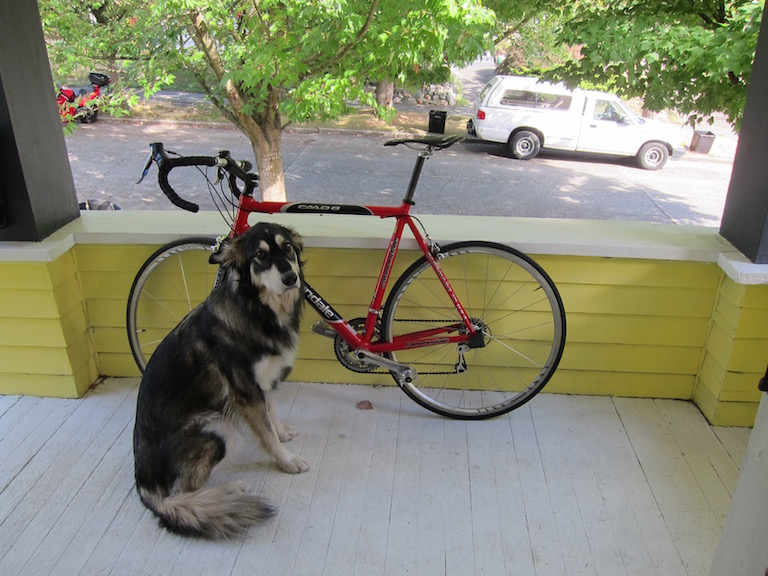
#> input picture CPV/code_in_class/images/dog.jpg, 768 x 576 px, found by its file name
$ jupyter execute FourierTransform.ipynb
#> lines starting #> are read from the running program, lines starting #| are printed output that depends on the picture
### biến đổi fourier
#### khái niệm :
-   Fourier Transform (FT) phân tách một tín hiệu bất kỳ thành các hàm sin & cos.

    Nó giúp ta chuyển ảnh từ miền không gian (spatial domain) sang miền tần số (frequency domain).

    📘 Ví dụ: Một bức ảnh phức tạp = tổng các sóng sin/cos với tần số khác nhau.
#### công thức :


[cell 1]
import cv2
import numpy as np
import matplotlib.pyplot as plt

img = plt.imread('D:/SUM25/CPV/code_in_class/images/dog.jpg')
#> img is the input picture: shape (576, 768, 3); mean R, G, B 134.4, 135.7, 114.1
if img is None:
    raise FileNotFoundError("Ảnh không tồn tại!")

if img.ndim == 3:
    img = img[:, :, 0] * 0.299 + img[:, :, 1] * 0.587 + img[:, :, 2] * 0.114
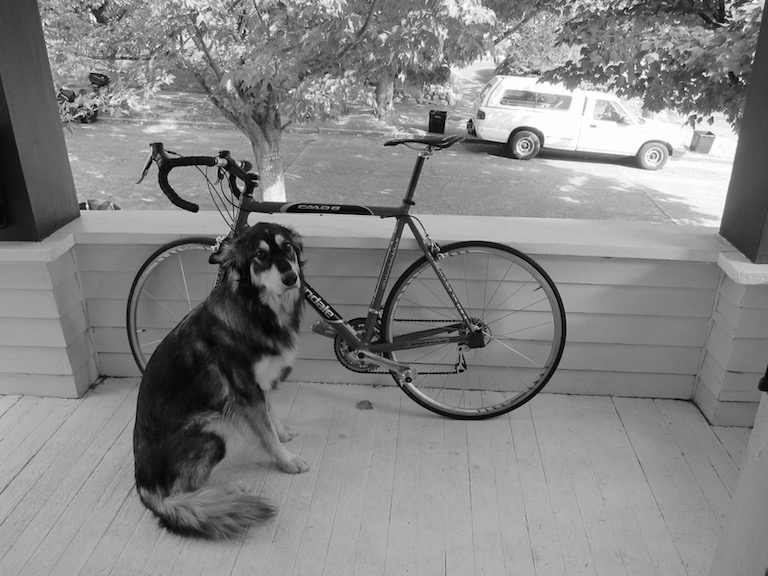
#> img: shape (576, 768) float64; min 0, max 255, mean 132.8

rows, cols = img.shape
#> rows = 576; cols = 768

# 1. Thực hiện biến đổi Fourier 2D
f = np.fft.fft2(img)
fshift = np.fft.fftshift(f)  # Dịch tâm về giữa

# 2. Tính phổ biên độ (magnitude spectrum)
magnitude_spectrum = 20 * np.log(np.abs(fshift) + 1)
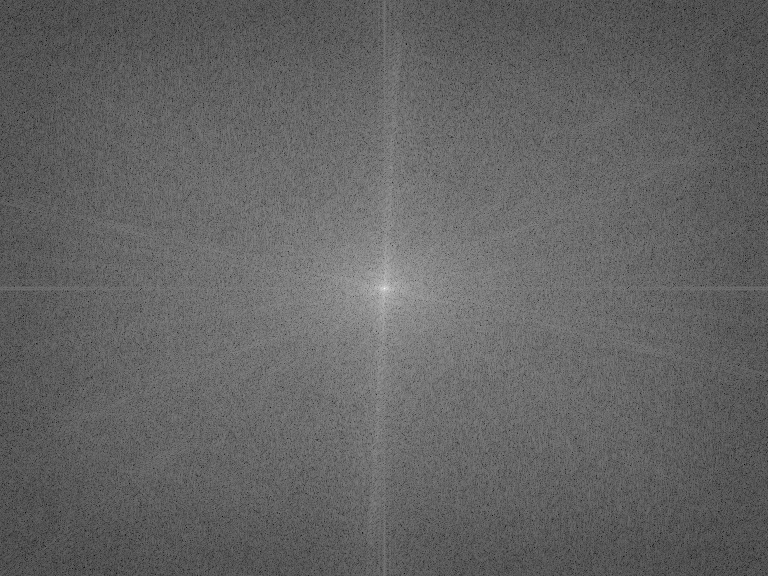
#> magnitude_spectrum: shape (576, 768) float64; min 46.98, max 357.8, mean 169; drawn with min black and max white

# 3. Thiết kế bộ lọc thông thấp (Low-pass filter)
crow, ccol = rows // 2, cols // 2
#> crow = 288; ccol = 384
low_pass = np.zeros((rows, cols), np.uint8)
r = 30  # bán kính vùng lọc
low_pass[crow-r:crow+r, ccol-r:ccol+r] = 1

# Áp dụng Low-pass filter
fshift_low = fshift * low_pass
f_ishift_low = np.fft.ifftshift(fshift_low)
img_low_pass = np.fft.ifft2(f_ishift_low)
img_low_pass = np.abs(img_low_pass)
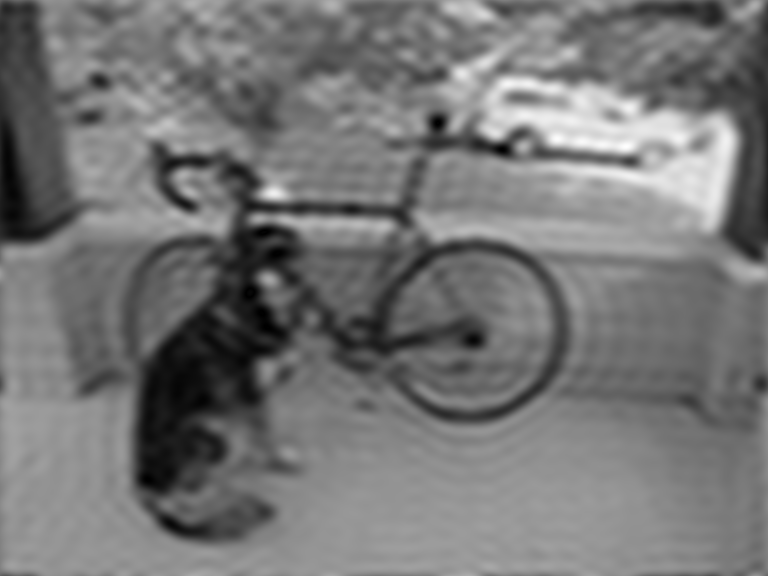
#> img_low_pass: shape (576, 768) float64; min 0.167, max 285.9, mean 132.9; drawn with min black and max white

# 4. Thiết kế bộ lọc thông cao (High-pass filter)
high_pass = 1 - low_pass
fshift_high = fshift * high_pass
f_ishift_high = np.fft.ifftshift(fshift_high)
img_high_pass = np.fft.ifft2(f_ishift_high)
img_high_pass = np.abs(img_high_pass)
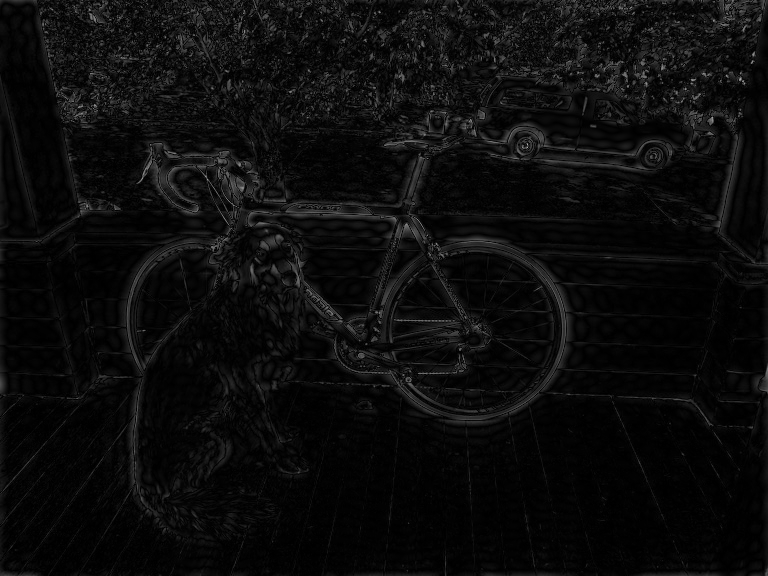
#> img_high_pass: shape (576, 768) float64; min 0.00761, max 179.8, mean 12.3

# 5. Hiển thị kết quả
plt.figure(figsize=(12, 8))
plt.subplot(231), plt.imshow(img, cmap='gray'), plt.title('Ảnh gốc')
plt.subplot(232), plt.imshow(magnitude_spectrum, cmap='gray'), plt.title('Phổ tần số')
plt.subplot(233), plt.imshow(low_pass*255, cmap='gray'), plt.title('Mặt nạ thông thấp')
plt.subplot(234), plt.imshow(img_low_pass, cmap='gray'), plt.title('Ảnh sau lọc thấp')
plt.subplot(235), plt.imshow(high_pass*255, cmap='gray'), plt.title('Mặt nạ thông cao')
plt.subplot(236), plt.imshow(img_high_pass, cmap='gray'), plt.title('Ảnh sau lọc cao')
plt.tight_layout()
plt.show()
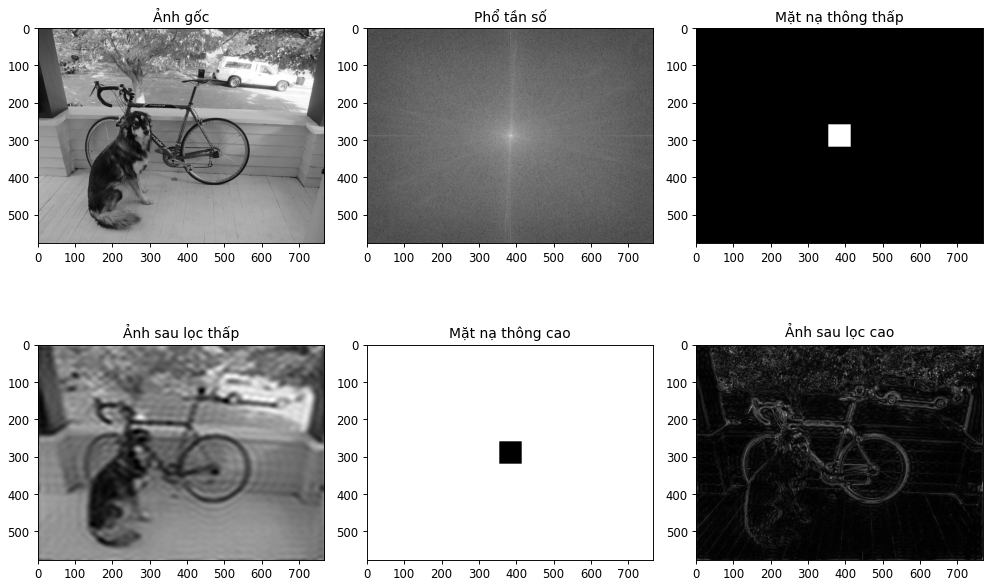
#> figure drawn by matplotlib, 6 panels

$ run again, with CPV/code_in_class/images/Sunset.jpg copied over CPV/code_in_class/images/dog.jpg
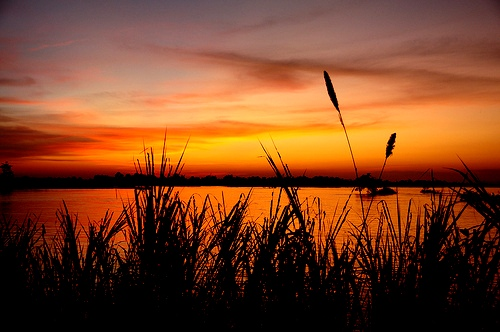
#> input picture CPV/code_in_class/images/Sunset.jpg, 500 x 332 px, found by its file name
#> img is the input picture: shape (332, 500, 3); mean R, G, B 122, 66.7, 36.6
#> img: shape (332, 500) float64
#> `img_low_pass = np.abs(img_low_pass)`:
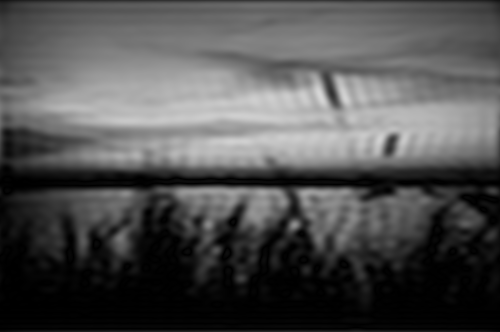
#> img_low_pass: shape (332, 500) float64; min 0.019, max 214.5, mean 80.3
#> `img_high_pass = np.abs(img_high_pass)`:
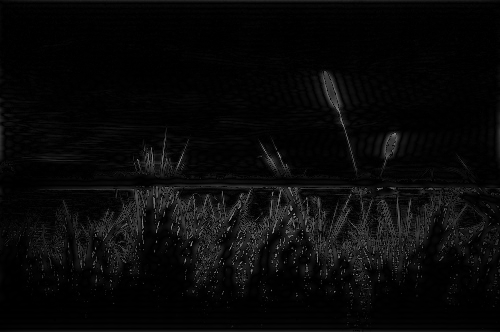
#> img_high_pass: shape (332, 500) float64; min 0.00187, max 157.3, mean 9.2
